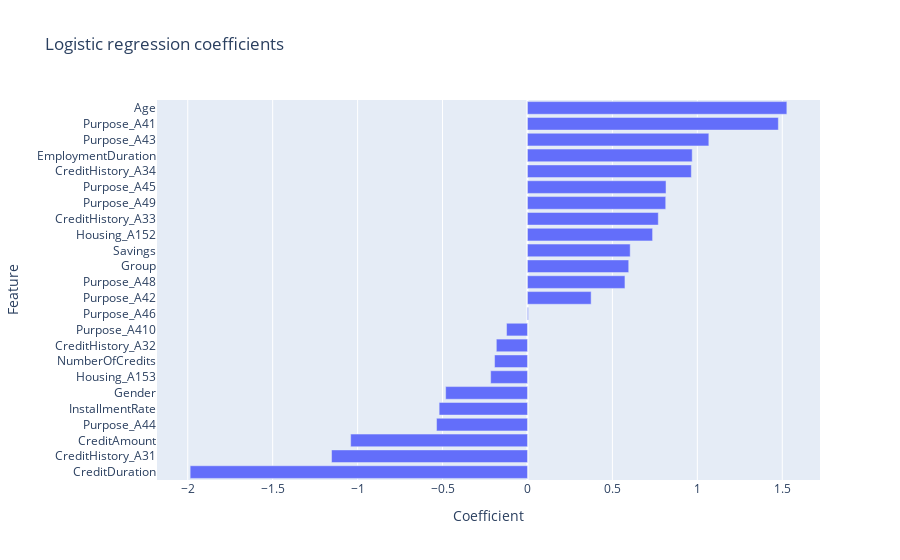

Notebook code cell kept with this figure:
### Code cell
feature_names = pipeline_log[:-1].get_feature_names_out()

log_coefs = pd.DataFrame(
    pipeline_log.named_steps["estimator"].coef_.T,
    columns=["Coefficients"],
    index=feature_names,
)

fig = px.bar(log_coefs.sort_values("Coefficients"), orientation="h", title="Logistic regression coefficients")
fig.update_layout(xaxis_title="Coefficient", yaxis_title="Feature", showlegend=False)
fig.show()

### Figure 1 — Plotly figure (JSON) as saved in the notebook; plotly's stock layout.template omitted (floating-point values rounded to 4 significant figures)
{"data": [{"alignmentgroup": "True", "hovertemplate": "variable=Coefficients<br>value=%{x}<br>index=%{y}<extra></extra>", "legendgroup": "Coefficients", "marker": {"color": "#636efa", "pattern": {"shape": ""}}, "name": "Coefficients", "offsetgroup": "Coefficients", "orientation": "h", "showlegend": true, "textposition": "auto", "type": "bar", "x": [-1.986, -1.153, -1.041, -0.5353, -0.52, -0.4818, -0.2168, -0.1937, -0.1833, -0.1231, 0.005153, 0.3749, 0.5739, 0.5962, 0.6048, 0.7366, 0.7702, 0.814, 0.8157, 0.9648, 0.9699, 1.068, 1.477, 1.527], "xaxis": "x", "y": ["CreditDuration", "CreditHistory_A31", "CreditAmount", "Purpose_A44", "InstallmentRate", "Gender", "Housing_A153", "NumberOfCredits", "CreditHistory_A32", "Purpose_A410", "Purpose_A46", "Purpose_A42", "Purpose_A48", "Group", "Savings", "Housing_A152", "CreditHistory_A33", "Purpose_A49", "Purpose_A45", "CreditHistory_A34", "EmploymentDuration", "Purpose_A43", "Purpose_A41", "Age"], "yaxis": "y"}], "layout": {"barmode": "relative", "legend": {"title": {"text": "variable"}, "tracegroupgap": 0}, "showlegend": false, "title": {"text": "Logistic regression coefficients"}, "xaxis": {"anchor": "y", "domain": [0, 1], "title": {"text": "Coefficient"}}, "yaxis": {"anchor": "x", "domain": [0, 1], "title": {"text": "Feature"}}}}
